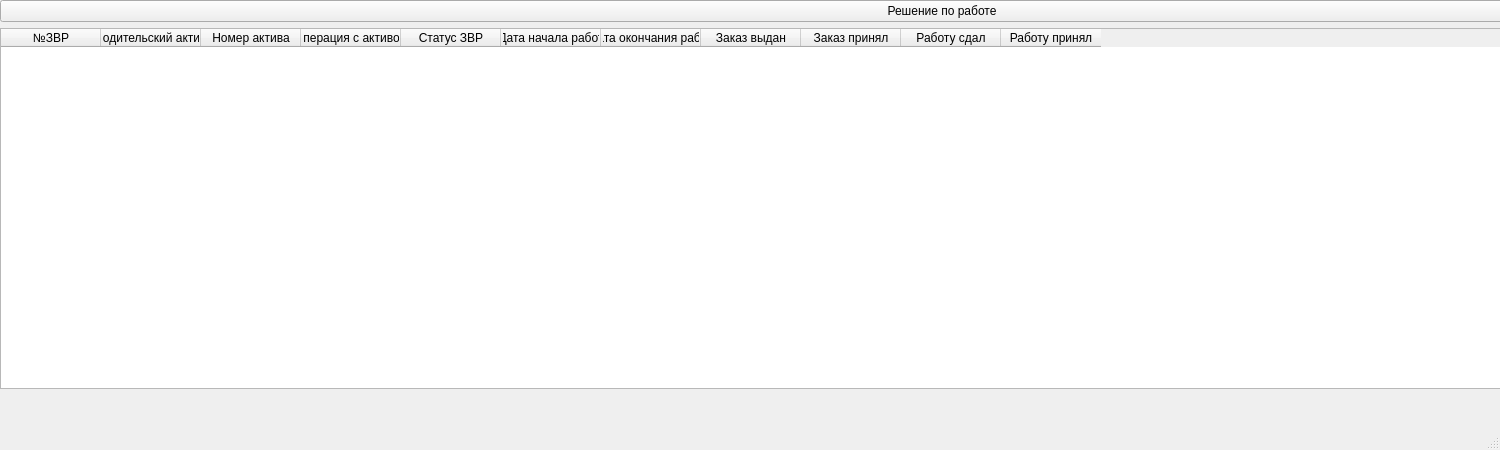
<?xml version="1.0" encoding="UTF-8"?>
<ui version="4.0">
 <class>MainWindow</class>
 <widget class="QMainWindow" name="MainWindow">
  <property name="geometry">
   <rect>
    <x>0</x>
    <y>0</y>
    <width>1500</width>
    <height>450</height>
   </rect>
  </property>
  <property name="sizePolicy">
   <sizepolicy hsizetype="Minimum" vsizetype="Minimum">
    <horstretch>0</horstretch>
    <verstretch>0</verstretch>
   </sizepolicy>
  </property>
  <property name="minimumSize">
   <size>
    <width>1500</width>
    <height>350</height>
   </size>
  </property>
  <property name="windowTitle">
   <string>Месячное планирование объёмов</string>
  </property>
  <widget class="QWidget" name="centralwidget">
   <property name="sizePolicy">
    <sizepolicy hsizetype="Minimum" vsizetype="Minimum">
     <horstretch>0</horstretch>
     <verstretch>0</verstretch>
    </sizepolicy>
   </property>
   <property name="minimumSize">
    <size>
     <width>700</width>
     <height>350</height>
    </size>
   </property>
   <widget class="QWidget" name="verticalLayoutWidget">
    <property name="geometry">
     <rect>
      <x>0</x>
      <y>0</y>
      <width>1884</width>
      <height>389</height>
     </rect>
    </property>
    <layout class="QVBoxLayout" name="verticalLayout">
     <item>
      <layout class="QHBoxLayout" name="horizontalLayout">
       <item>
        <widget class="QPushButton" name="pushButton">
         <property name="text">
          <string>Решение по работе</string>
         </property>
        </widget>
       </item>
      </layout>
     </item>
     <item>
      <widget class="QTableWidget" name="tableWidget">
       <property name="sizePolicy">
        <sizepolicy hsizetype="Minimum" vsizetype="Minimum">
         <horstretch>0</horstretch>
         <verstretch>0</verstretch>
        </sizepolicy>
       </property>
       <property name="minimumSize">
        <size>
         <width>1500</width>
         <height>350</height>
        </size>
       </property>
       <column>
        <property name="text">
         <string>№ЗВР</string>
        </property>
       </column>
       <column>
        <property name="text">
         <string>Родительский актив</string>
        </property>
       </column>
       <column>
        <property name="text">
         <string>Номер актива</string>
        </property>
       </column>
       <column>
        <property name="text">
         <string>Операция с активом</string>
        </property>
       </column>
       <column>
        <property name="text">
         <string>Статус ЗВР</string>
        </property>
       </column>
       <column>
        <property name="text">
         <string>Дата начала работ</string>
        </property>
       </column>
       <column>
        <property name="text">
         <string>Дата окончания работ</string>
        </property>
       </column>
       <column>
        <property name="text">
         <string>Заказ выдан</string>
        </property>
       </column>
       <column>
        <property name="text">
         <string>Заказ принял</string>
        </property>
       </column>
       <column>
        <property name="text">
         <string>Работу сдал</string>
        </property>
       </column>
       <column>
        <property name="text">
         <string>Работу принял</string>
        </property>
       </column>
      </widget>
     </item>
    </layout>
   </widget>
  </widget>
  <widget class="QMenuBar" name="menubar">
   <property name="geometry">
    <rect>
     <x>0</x>
     <y>0</y>
     <width>1500</width>
     <height>18</height>
    </rect>
   </property>
  </widget>
  <widget class="QStatusBar" name="statusbar"/>
 </widget>
 <resources/>
 <connections/>
</ui>
